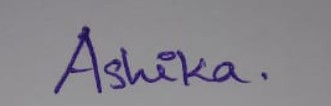
%> input picture Sign-1.jpg, 331 x 106 px
$ octave --eval "result = SignatureProjectFuntion(imread('Sign-1.jpg'));"   (GNU Octave 9; MATLAB toolbox functions it lacks are replaced by stand-ins)
%> lines starting %> are read from the running program, lines starting %| are printed output that depends on the picture; in (x1, y1, x2, y2) boxes, pixels count from 0 and x2, y2 are one past the last pixel; in counts of white or black regions, pixels touching at a corner belong together; the program's own positions count from 1
function [val,im_pro] = SignatureProjectFuntion(I)
I2=imresize(I,[512 ,512]);
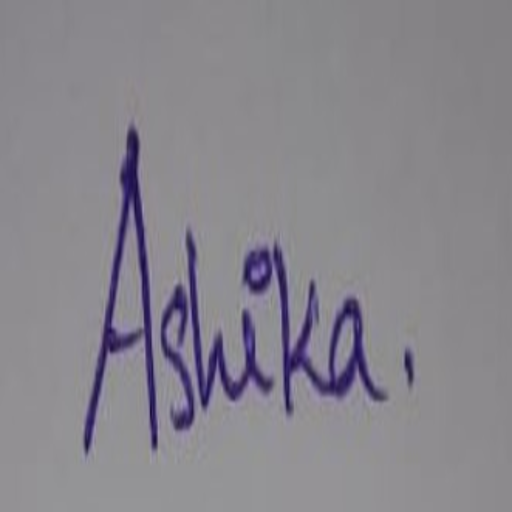
%> I2: size 512x512x3 uint8; mean R, G, B 136, 133.3, 140.7
I3=rgb2gray(I2);
I3=im2double(I3);
%> I3: size 512x512 double
I3=im2bw(I3);
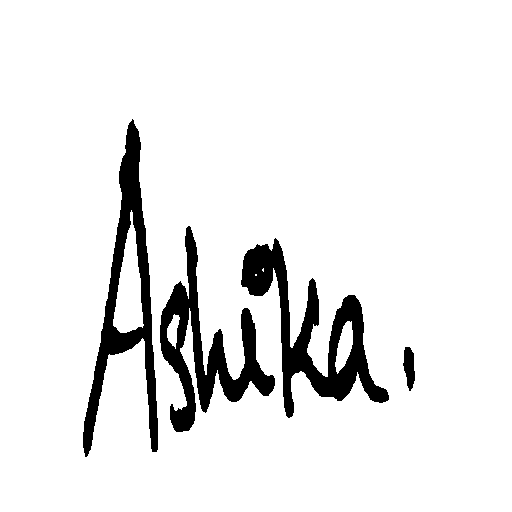
%> I3: size 512x512 logical; 91.8% white; 4 black regions, box (x1, y1, x2, y2) and area: (241, 238, 389, 418) 7581, (160, 226, 275, 432) 6808, (83, 119, 158, 457) 6771, (403, 347, 415, 391) 363
I3 = bwmorph(~I3, 'thin', inf);
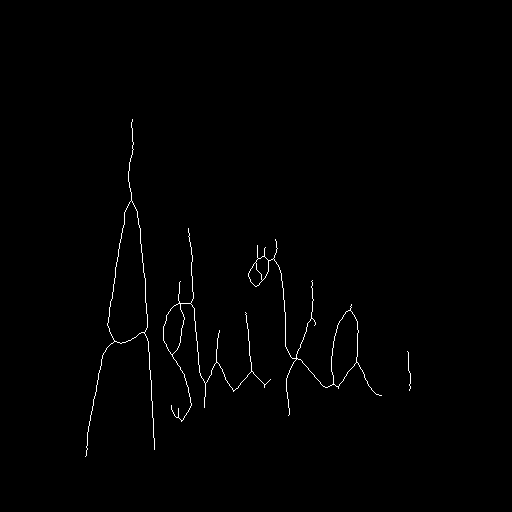
%> I3: size 512x512 logical; 0.72% white in thin lines or dots, all inside (x1, y1, x2, y2) = (85, 119, 411, 457)
I3=~I3;
im1 = I3;

%extracting the black pixels
k=1;
for i=1:512
    for j=1:512
        if(I3(i,j)==0)
            u(k)=i;
            v(k)=j;
            k=k+1;
            I3(i,j)=1;
        end
    end
end
%> I3: size 512x512 logical; every value is 1
%> after the loop, k = 1876; u = 1875 values from 120 to 457; v = 1875 values, max 411 at index 1405, min 86 at index 1875, mean 216.8

C=[u;v];
%> C = 1875 columns, first 8: [120 121 122 123 124 125 126 127; 133 133 133 132 132 132 132 132]
N=k-1;%the number of pixels in the signature
%> N = 1875

oub=sum(C(1,:))/N;
%> oub = 327.1
ovb=sum(C(2,:))/N;
%> ovb = 216.8


%%****ROTATE****%%
for i=1:N
    u(i)=u(i)-oub+1;
    v(i)=v(i)-ovb+1;
end
%> after the loop, u = 1875 values from -206.1 to 130.9; v = 1875 values, max 195.2 at index 1405, min -129.8 at index 1875, mean 1
% new curve
C=[u;v];
%> C = 1875 columns, first 8: [-206.1 -205.1 -204.1 -203.1 -202.1 -201.1 -200.1 -199.1; -82.85 -82.85 -82.85 -83.85 -83.85 -83.85 -83.85 -83.85]
ub=sum(C(1,:))/N;
%> ub = 1
vb=sum(C(2,:))/N;
%> vb = 1
ubSq=sum((C(1,:)-ub).^2)/N;
%> ubSq = 4123.4
vbSq=sum((C(2,:)-vb).^2)/N;
%> vbSq = 6934.9

for i=1:N
    uv(i)=u(i)*v(i);
end
%> after the loop, uv = 1875 values, max 17072.1 at index 1, min -17001.4 at index 1875, mean 1032.1
uvb=sum(uv)/N;
%> uvb = 1032.1
M=[ubSq uvb;uvb vbSq];
%> M = [4123.4 1032.1; 1032.1 6934.9]

minIgen=min(abs(eig(M)));
%> minIgen = 3785.2

MI=[ubSq-minIgen uvb;uvb vbSq-minIgen];
%> MI = [338.2 1032.1; 1032.1 3149.7]
theta=(atan((-MI(1))/MI(2))*180)/pi;
%> theta = -18.14
thetaRad=(theta*pi)/180;
%> thetaRad = -0.317
rotMat=[cos(thetaRad) -sin(thetaRad);sin(thetaRad) cos(thetaRad)];
%> rotMat = [0.95 0.311; -0.311 0.95]

%% rotating the signature passing the new coordinates
for i=1:N
    v(i)=(C(2,i)*cos(thetaRad))-(C(1,i)*sin(thetaRad));
    u(i)=(C(2,i)*sin(thetaRad))+(C(1,i)*cos(thetaRad));
end
%> after the loop, u = 1875 values, max 164.9 at index 1875, min -170 at index 1, mean 0.639; v = 1875 values, max 205 at index 1622, min -142.9 at index 4, mean 1.26
C=[u;v];
%> C = 1875 columns, first 8: [-170 -169.1 -168.1 -166.9 -165.9 -165 -164 -163.1; -142.9 -142.6 -142.3 -142.9 -142.6 -142.3 -142 -141.7]

for i=1:N
    u(i)=round(u(i)+oub-1);
    v(i)=round(v(i)+ovb-1);
end
%> after the loop, u = 1875 values, max 491 at index 1875, min 156 at index 1, mean 326.7; v = 1875 values, max 421 at index 1611, min 73 at index 1, mean 217.1
%boundry 128x128 and move signature curve
mx=0;
my=0;
if (min(u)<0)
    mx=-min(u);
    for i=1:N
        u(i)=u(i)+mx+1;
    end
end
if (min(v)<0)
    my=-min(v);
    for i=1:N
        v(i)=v(i)+my+1;
    end
end
C=[u;v];
%> C = 1875 columns, first 8: [156 157 158 159 160 161 162 163; 73 73 74 73 73 74 74 74]
for i=1:N
    I3((u(i)),(v(i)))=0;
end
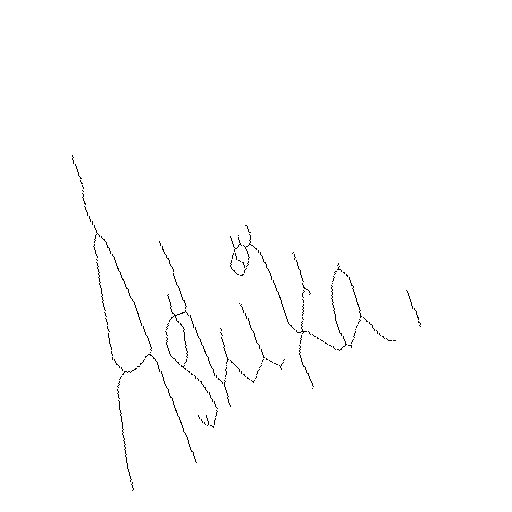
%> I3: size 512x512 logical; 99.3% white; black in thin lines or dots, all inside (x1, y1, x2, y2) = (72, 155, 421, 491)


% removing white space
xstart=512;
xend=1;
ystart=512;
yend=1;
for r=1:512
    for c=1:512
        if((I3(r,c)==0))
            if (r<ystart)
                ystart=r;
            end
            if((r>yend))
                yend=r;
            end
            if (c<xstart)
                xstart=c;
            end
            if (c>xend)
                xend=c;
            end
       end
    end
end
%> after the loop, xend = 421; xstart = 73; yend = 491; ystart = 156


for i=ystart:yend
    for j=xstart:xend
        im((i-ystart+1),(j-xstart+1))=I3(i,j);
    end
end
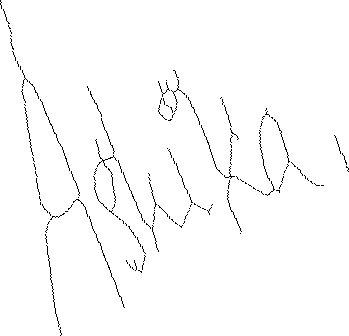
%> im: size 336x349 logical; 98.5% white; black in thin lines or dots
im_pro = im;


PixelB = 0;
PixelA = 0;
for i=ystart:yend
    for j=xstart:xend
        if (im(i-ystart+1,j-xstart+1)== 0)
            PixelB = PixelB + 1;
        end
        PixelA = PixelA + 1;
    end
end
%> after the loop, PixelA = 117264; PixelB = 1814

NSA = PixelB/PixelA;
%> NSA = 0.0155

% Aspect Ratio

height_sign = yend-ystart;
%> height_sign = 335
length_sign = xend-xstart;
%> length_sign = 348
aspect_ratio = length_sign/height_sign;
%> aspect_ratio = 1.04

% Maximum Horizontal and Vertical Projection

max=0;

for i=ystart:yend
    summ=0;
    for j=xstart:xend
        if(im((i-ystart+1),(j-xstart+1))==0)
            summ=summ+1;
        end
    end
    if (summ>max)
        max=summ;
    end
end
%> this loop made 336 passes
%> max on passes 1, 24: 1, 2
%> after the loop, max = 19
max;
max1=0;
for i=xstart:xend
    summ=0;
    for j=ystart:yend
        if(im((j-ystart+1),(i-xstart+1))==0)
            summ=summ+1;
        end
    end
    if (summ>max1)
        max1=summ;
    end
end
%> this loop made 349 passes
%> max1 on passes 1, 2, 11, 12, 23, 47, 48: 4, 5, 6, 9, 11, 14, 17
%> after the loop, max1 = 27
max1;
xdiff=xend-xstart;
%> xdiff = 348
ydiff=yend-ystart;
%> ydiff = 335

Hor_Proj = max/xdiff;
%> Hor_Proj = 0.0546
Ver_Proj = max1/ydiff;
%> Ver_Proj = 0.0806


i1 = im1;
[row, col, depth] = size(i1);
%> row = 512; col = 512; depth = 1

addrow = ones(1, col);
i1 = [addrow; addrow; i1; addrow];
%> i1: size 515x512 double; values 0 (black) and 1 (white), 99.3% white; black in thin lines or dots, all inside (x1, y1, x2, y2) = (85, 121, 411, 459)
[row, col, depth] = size(i1);
%> row = 515

addcol = ones(row, 1);
i1 = horzcat(addcol, i1, addcol, addcol);
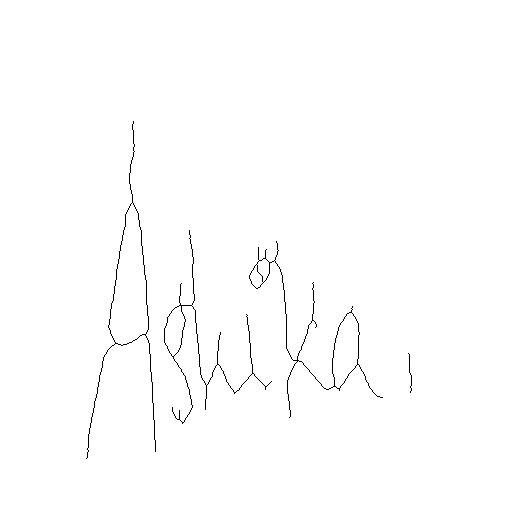
%> i1: size 515x515 double; values 0 (black) and 1 (white), 99.3% white; black in thin lines or dots, all inside (x1, y1, x2, y2) = (86, 121, 412, 459)
[row, col, depth] = size(i1);
%> col = 515
i1=~i1;
crosspoints=0;
 for r = 3:row-1
        for c = 2:col-2
            if(i1(r,c)==1)
                if (i1(r-1,c-1)+i1(r-1,c)+i1(r-1,c+1)+i1(r,c-1)+i1(r,c+1)+i1(r+1,c-1)+i1(r+1,c)+i1(r+1,c+1)==1)
                    crosspoints=crosspoints+1;

                end
            end
        end
 end
%> after the loop, crosspoints = 23


n1 = im(:, 1: xdiff/2);    %splitting images
%> n1: size 336x174 logical; 98% white; black in thin lines or dots
n2 = im(:,  xdiff/2+1:xdiff);
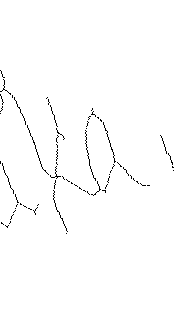
%> n2: size 336x174 logical; 98.9% white; black in thin lines or dots, all inside (x1, y1, x2, y2) = (0, 70, 174, 234)


sum1=0;
pix_total=0;

for i=1:ydiff
    pix_sum=0;
    for j=1:xdiff/2
       if(n1(i,j)==0)
           pix_sum=pix_sum+1;
           pix_total=pix_total+1;
       end
    end
    sum1=sum1+(pix_sum*i);
end
%> this loop made 335 passes
%> sum1 on passes 1 to 3: 1, 3, 6
%> after the loop, pix_total = 1164; sum1 = 208794
Y1=sum1/pix_total;
%> Y1 = 179.4
RY1=Y1/ydiff;
%> RY1 = 0.535
sum1=0;
for i=1:xdiff/2
    pix_sum=0;
    for j=1:ydiff
       if(n1(j,i)==0)
           pix_sum=pix_sum+1;
       end
    end
    sum1=sum1+(pix_sum*i);
end
%> this loop made 174 passes
%> after the loop, sum1 = 107463
X1=sum1/pix_total;
%> X1 = 92.32
RX1=2*X1/xdiff;
%> RX1 = 0.531

sum1=0;
pix_total=0;
for i=1:ydiff
    pix_sum=0;
    for j=1:xdiff/2
       if(n2(i,j)==0)
           pix_sum=pix_sum+1;
           pix_total=pix_total+1;
       end
    end
    sum1=sum1+(pix_sum*i);
end
%> after the loop, pix_total = 646; sum1 = 102298
Y2=sum1/pix_total;
%> Y2 = 158.4
RY2=Y2/ydiff;
%> RY2 = 0.473
sum1=0;
for i=1:xdiff/2
    pix_sum=0;
    for j=1:ydiff
       if(n2(j,i)==0)
           pix_sum=pix_sum+1;
       end
    end
    sum1=sum1+(pix_sum*i);
end
%> this loop made 174 passes
%> sum1 on passes 1 to 3: 9, 31, 79
%> after the loop, sum1 = 42827
X2=sum1/pix_total;
%> X2 = 66.3
RX2=2*X2/xdiff;
%> RX2 = 0.381

centroid = [ [RX1 RY1] [RX2 RY2] ];
%> centroid = [0.531 0.535 0.381 0.473]
% Slope

m=xdiff;
%> m = 348
m=m/2;
%> m = 174
k=m+X2;
%> k = 240.3
slope=(Y2-Y1)/(k-X1);
%> slope = -0.142

val = [ NSA aspect_ratio Hor_Proj crosspoints centroid slope];
%> val = [0.0155 1.04 0.0546 23 0.531 0.535 0.381 0.473 -0.142]
%> `result = SignatureProjectFuntion(imread('Sign-1.jpg'));`: result has the same summary as val in SignatureProjectFuntion

end
